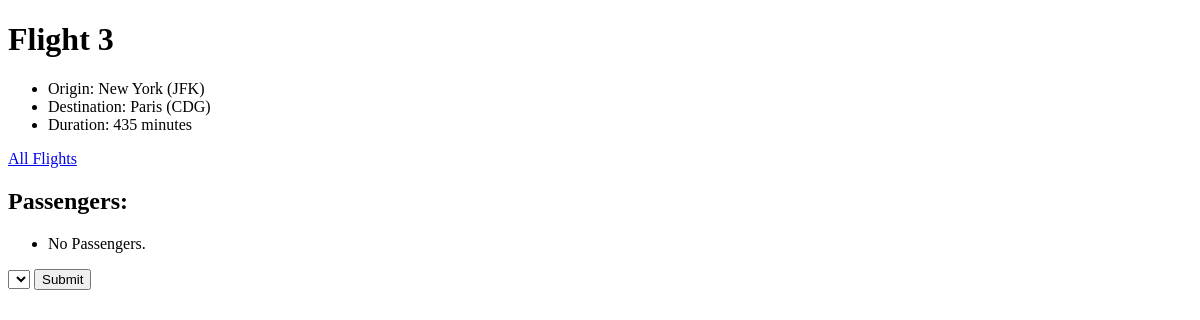
/flight/3, run on an earlier commit of the app's database.
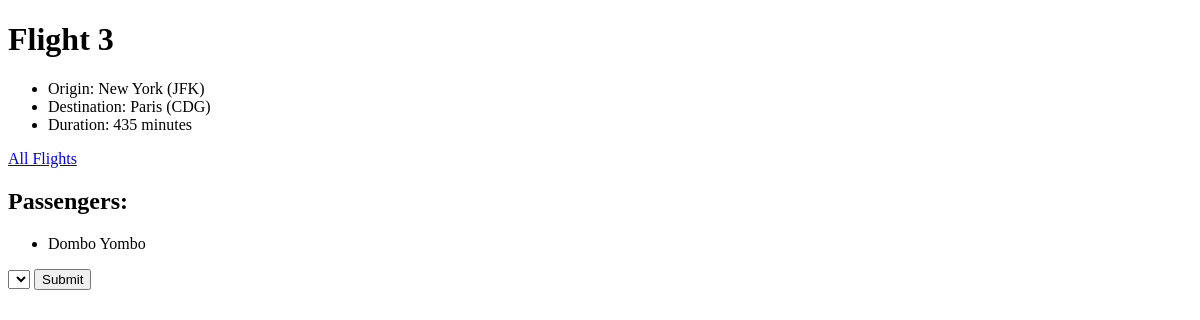
And on a later commit of the database.
### flight/models.py (models this page shows)
class Passenger(models.Model):
    first = models.CharField(max_length=64)
    last = models.CharField(max_length=64)
    flights = models.ManyToManyField(Flight, blank=True, related_name="passengers")
    def __str__(self):
        return f"{self.first} {self.last}"

### flight/views.py (the view)
# urls.py: path('flight/', include("flight.urls"))
def flight(request, flight_id):
    flight = Flight.objects.get(id=flight_id)
    passengers = flight.passengers.all()
    non_passengers = Passenger.objects.exclude(flights=flight).all()
    return render(request, 'flight/flight.html', {
        "flight": flight,
        "passengers": passengers,
        "non_passengers": non_passengers
    })

### flight/models.py (called while the page is built)
    def __str__(self):
        return f"{self.city} ({self.code})"

### flight/templates/flight/flight.html (shortened to what this page needs)
{% extends "flight/layout.html" %}
{% block body %}
    <h1>Flight {{ flight.id }}</h1>
    <ul>
        <li>Origin: {{ flight.origin }}</li>
        <li>Destination: {{ flight.destination }}</li>
        <li>Duration: {{ flight.duration }} minutes</li>
    </ul>
    <a href="{% url 'index' %}">All Flights</a>
    <h2>Passengers:</h2>
    <ul>
        {% for passenger in passengers %}
            <li>{{ passenger }}</li>
        {% empty %}
            <li>No Passengers.</li>
        {% endfor %}
    </ul>
    <form action="{% url 'book' flight.id %}" method="post">
        <select name="passenger" id="">
        </select>
        <input type="submit">
    </form>
{% endblock %}

What changed in the data, as far as the page shows it:
added Passenger: first+last "Dombo Yombo"
Also different on the page:
text no longer shown: "No Passengers."
